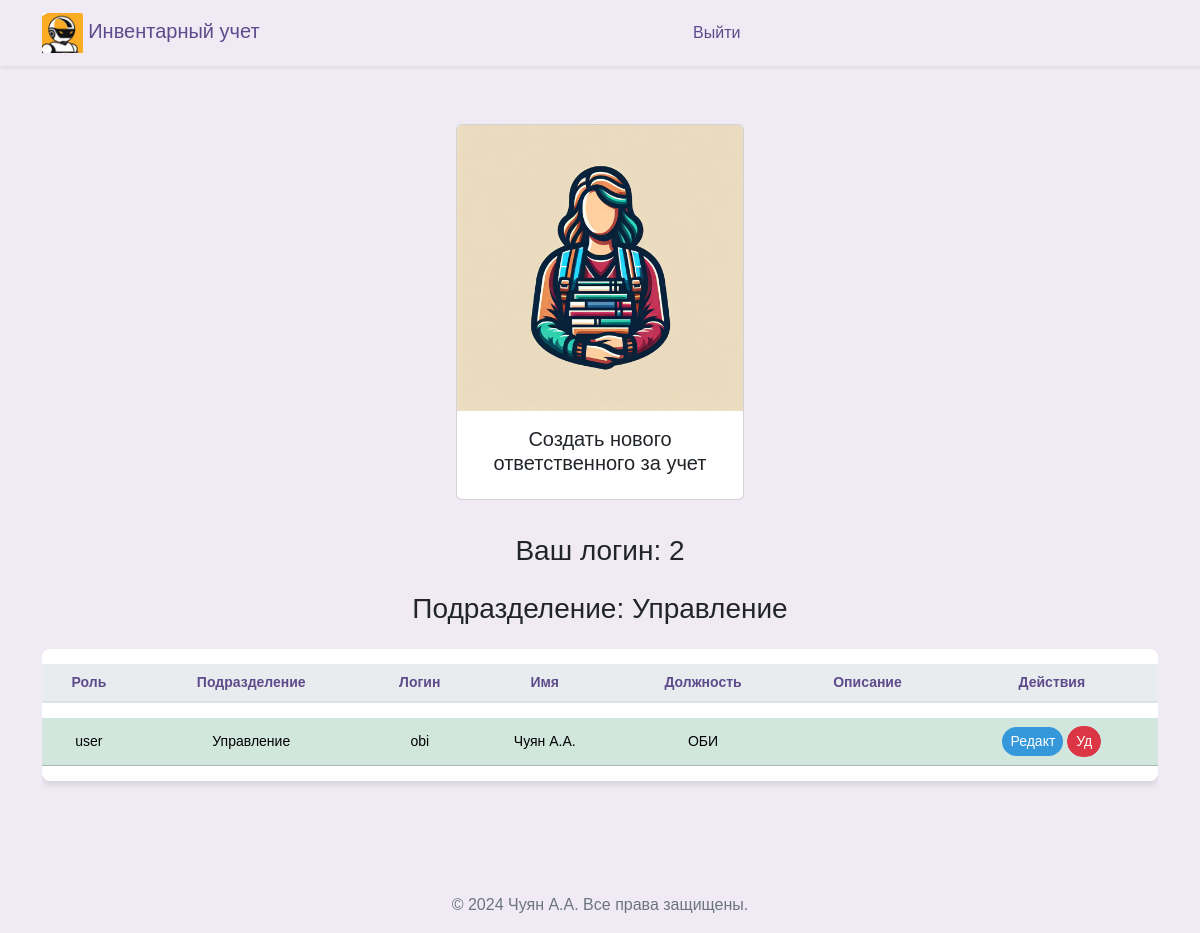
The app's page /workers_admin (signed in), older data.
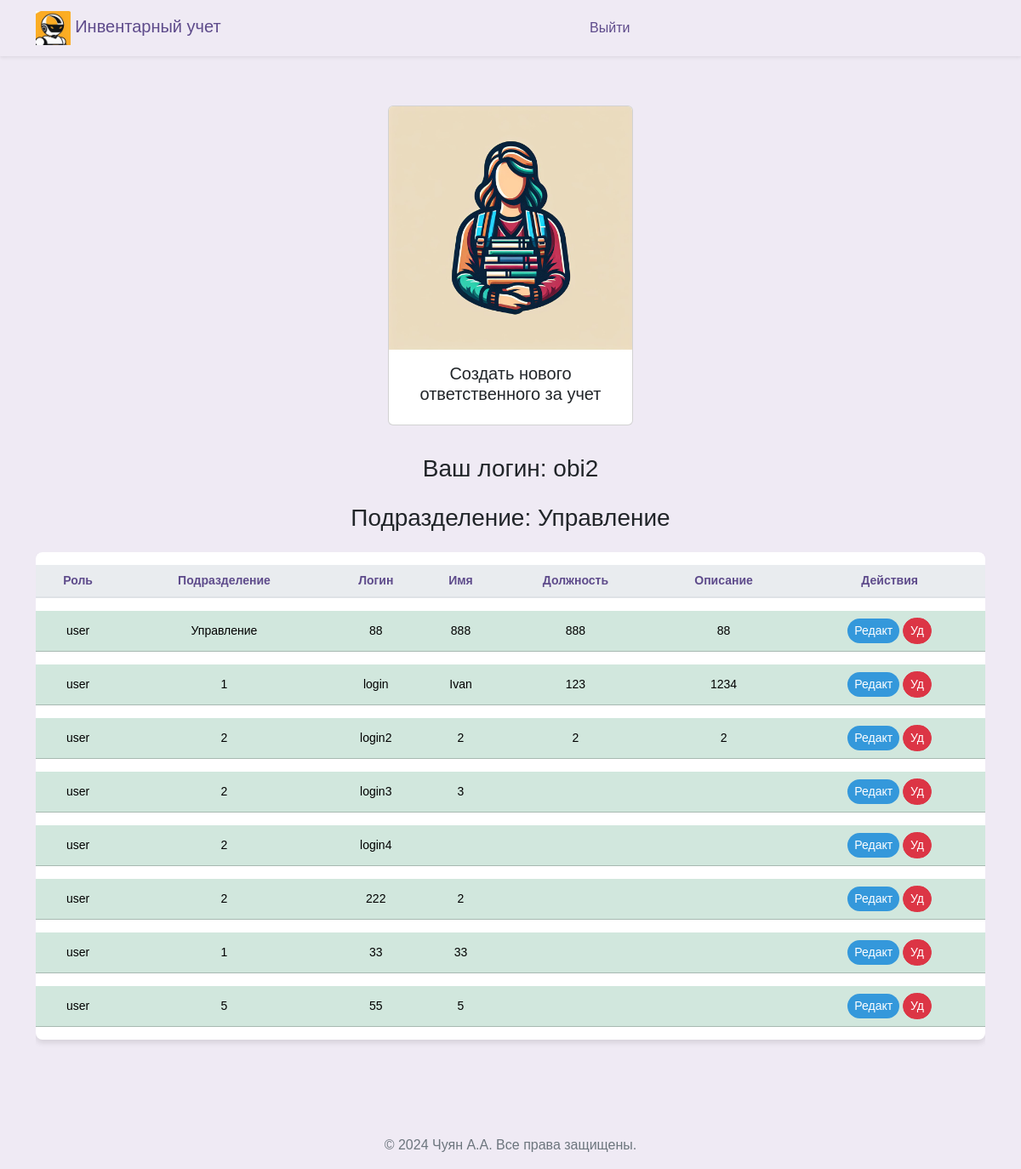
The same page, newer data.
### src/database/models.py (models this page shows)
class Worker(Base):
    __tablename__ = "worker"
    id = Column(Integer, primary_key=True)
    role = Column(Enum(Role), default=Role.guest)
    fio = Column(String)
    name = Column(String, unique=True)
    password = Column(String)
    department = Column(String)
    position = Column(String)
    description = Column(String, default=None)
    conn_worker_arm = relationship(
        "Arm", back_populates="conn_arm_worker"
    )

### src/frontend/router.py (the view)
@router.get("/workers")
async def get_workers(
    request: Request,
    worker: Worker = Depends(get_worker_or_redirect),
    session: AsyncSession = Depends(get_session),
):
    data = await CRUDWorker.get_all(session)
    return templates.TemplateResponse(
        "workers/index.html",
        {"request": request, "worker": worker, "data": data},
    )

### src/frontend/template/workers_admin/index.html (shortened to what this page needs)
{% extends "base/base.html" %}
{% block content %}
<head>
</head>
<div class="d-flex justify-content-center align-items-center">
  <a class="nav-link" href="#" data-bs-toggle="modal" data-bs-target="#modal_create" bs-department="{{worker.department}}">
    <div class="card" style="width: 18rem; margin: 10px;">
      <img src="../assets/img/workers.jpg" class="card-img-top" alt="...">
      <div class="card-body">
        <h5 class="card-title" style="text-align: center;">Создать нового ответственного за учет</h5>
      </div>
    </div>
  </a>
</div>
<div class="row ">
  <div class="col-12">
    <h3 class="mb-4" style="margin-bottom: 60px; text-align: center;">Ваш логин: {{ worker.name }}</h3>
    <h3 class="mb-4" style="margin-bottom: 60px; text-align: center;">Подразделение: {{ worker.department }}</h3>
    <div class="table-responsive">
      <table class="table table-hover table-shadow table-rounded ">
        <thead>
          <tr>
            <th scope="col" >Роль</th>
            <th scope="col" >Подразделение</th>
            <th scope="col" >Логин</th>
            <th scope="col" >Имя</th>
            <th scope="col" >Должность</th>
            <th scope="col" >Описание</th>
            <th scope="col" >Действия</th>
          </tr>
        </thead>
        <tbody class="text-center">
          {% for worker_tuple in data %}
            {% set workers = worker_tuple %}
              {% if workers.role.name == "user" %}
                <tr class="table-success " >
                  <td>{{ workers.role.name }}</td>
                  <td>{{ workers.department }}</td>
                  <td>{{ workers.name }}</td>
                  <td>{{ workers.fio }}</td>
                  <td>{{ workers.position }}</td>
                  <td>{{ workers.description }}</td>
                  <td>
                    <button type="button" class="btn btn-primary btn-sm" style="background-color: #3498db; color: white;"
                      data-bs-toggle="modal"
                      data-bs-target="#updateModal"
                      data-bs-1="{{workers.fio}}"
                      data-bs-2="{{workers.name}}"
                      data-bs-3="{{workers.position}}"
                      data-bs-4="{{workers.description}}"
                      data-bs-5= "{{workers.id}}"
                      data-bs-6= "{{workers.department}}"
                      data-bs-7= "{{workers.role}}">
                      Редакт
                    </button>
                    <button type="button" class="btn btn-danger btn-sm" style="color: white;"
                      onclick="deleteWorker('{{ workers.id }}')">
                      Уд
                    </button>
                  </td>
                </tr>
                {% endif %}
          {% endfor %}
        </tbody>
      </table>
    </div>
  </div>
</div>
{% endblock %}

### src/frontend/template/base/base.html (shortened to what this page needs)
<!DOCTYPE html>
<html lang="ru">
<head>{% include 'base/head.html' %}</head>
<body>
  {% include 'base/nav.html' %}
  <div class="container my-5">
    {% block content %}{% endblock %}
  </div>
  {% include 'base/footer.html' %}
</body>
</html>

### src/frontend/template/base/head.html (shortened to what this page needs)
<head>
  <link rel="stylesheet" href="/assets/css/bootstrap.min.css">
  <link href="/assets/css/select2.min.css" rel="stylesheet" />
  <link rel="stylesheet" href="/assets/css/base.css">
</head>

### src/frontend/template/base/nav.html
<nav class="navbar navbar-expand-lg navbar-light shadow-sm">
    <div class="container">
      <a class="navbar-brand" href="/">
        <img src="/assets/img/logo_min.jpg" alt="Педагог Logo" id="brand-logo" style="max-height: 40px;"> Инвентарный учет
      </a>
      <div class="collapse navbar-collapse" id="navbarNav">
        {% if user %}
        <ul class="navbar-nav mx-auto">
          {% if worker.role == 'admin' %}
          <li class="nav-item {% if request_path == '/worker' %}active{% endif %}">
            <a class="nav-link" href="/worker">Кабинет администратора</a>
          </li>
          {% endif %}
          {% if worker.role == 'user' %}
          <li class="nav-item {% if request_path == '/prepod' %}active{% endif %}">
            <a class="nav-link" href="/prepod">Кабинет ответсвтенного за учет</a>
          </li>
          {% endif %}
        </ul>
        {% else %}
        <ul class="navbar-nav mx-auto ml-md-auto">
          <li class="nav-item {% if request_path == '/auth' %}active{% endif %}">
            <a class="nav-link" href="/logout">Выйти</a>
          </li>
        </ul>
        {% endif %}
      </div>
    </div>
</nav>

### src/frontend/template/base/footer.html
﻿<footer style="text-align: center;">
  <p>&copy; 2024 Чуян А.А. Все права защищены.</p>
</footer>

### src/frontend/assets/css/base.css (style rules this page uses)
body { margin: 0; font-family: 'Nunito Sans', Arial, sans-serif; background-color: #efeaf4; }
.navbar { background-color: rgb(255, 255, 255), 255, 255); box-shadow: 0 4px 6px rgba(0, 0, 0, 0.1); }
.navbar-brand, .nav-link { color: #5e4b8b !important; }
.nav-link { margin: 0 10px; border-radius: 20px; transition: background-color 0.3s, color 0.3s; }
p { color: #6c757d; }
.table { background-color: #ffffff; color: #5e4b8b; border-collapse: separate; border-spacing: 0 15px; }
.table th, .table td { border-top: none !important; vertical-align: middle; }
.table thead th { background-color: #e9ecef; color: #5e4b8b; border-bottom: 2px solid #dee2e6; }
.table .btn, .table a { color: #7e57c2; transition: color 0.3s; }
.table td { padding: .5rem; }
.table-rounded { border-radius: .5rem; overflow: hidden; }
.table-shadow { box-shadow: 0 4px 6px rgba(0, 0, 0, 0.1); }
.btn { border-radius: 20px; }
.btn-primary { background-color: #8e44b0; border: none; color: #ffffff; transition: background-color 0.3s, color 0.3s, box-shadow 0.3s; }

### src/frontend/template/workers_admin/index.html (style rules this page uses)
table { font-family: Arial, sans-serif; }
td { font-size: 14px; }
th { text-align: center; font-size: 14px; }

Row changes from the older to the newer data that the page shows:
removed Worker: role.name "user", department "Управление", name "obi", fio "Чуян А.А.", position "ОБИ"
changed Worker: name "2" → "obi2"
now on this page (row edited): Worker: role.name "user", department "Управление", name "88", fio "888", position "888", description "88"
now on this page (row edited): Worker: role.name "user", department "1", name "login", fio "Ivan", position "123", description "1234"
added Worker: role.name "user", department "2", name "login2", fio "2", position "2", description "2"
added Worker: role.name "user", department "2", name "login3", fio "3"
added Worker: role.name "user", department "2", name "login4"
added Worker: role.name "user", department "2", name "222", fio "2"
added Worker: role.name "user", department "1", name "33", fio "33"
added Worker: role.name "user", department "5", name "55", fio "5"
